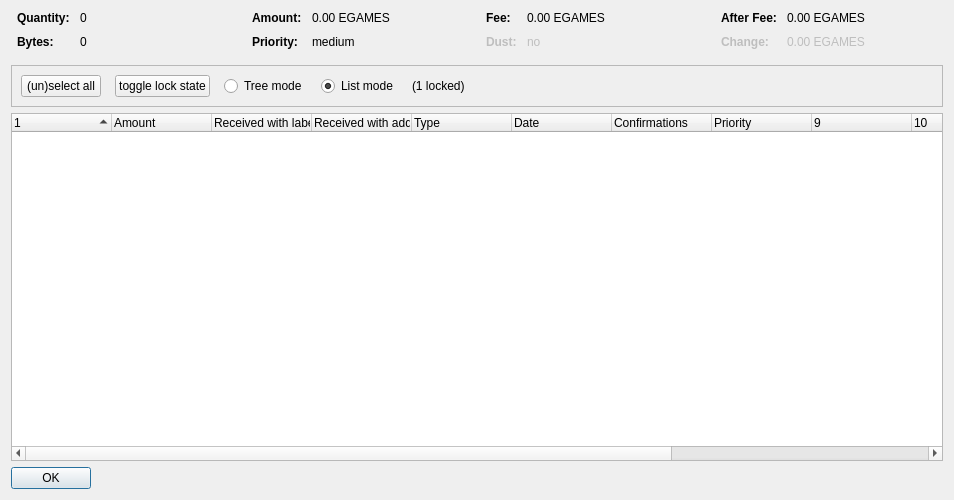
<?xml version="1.0" encoding="UTF-8"?>
<ui version="4.0">
 <class>CoinControlDialog</class>
 <widget class="QDialog" name="CoinControlDialog">
  <property name="geometry">
   <rect>
    <x>0</x>
    <y>0</y>
    <width>954</width>
    <height>500</height>
   </rect>
  </property>
  <property name="windowTitle">
   <string>Coin Selection</string>
  </property>
  <layout class="QVBoxLayout" name="verticalLayout">
   <item>
    <layout class="QHBoxLayout" name="horizontalLayoutTop" stretch="0,0,0,0">
     <property name="topMargin">
      <number>0</number>
     </property>
     <property name="bottomMargin">
      <number>10</number>
     </property>
     <item>
      <layout class="QFormLayout" name="formLayoutCoinControl1">
       <property name="horizontalSpacing">
        <number>10</number>
       </property>
       <property name="verticalSpacing">
        <number>10</number>
       </property>
       <property name="leftMargin">
        <number>6</number>
       </property>
       <property name="rightMargin">
        <number>6</number>
       </property>
       <item row="0" column="0">
        <widget class="QLabel" name="labelCoinControlQuantityText">
         <property name="font">
          <font>
           <weight>75</weight>
           <bold>true</bold>
          </font>
         </property>
         <property name="text">
          <string>Quantity:</string>
         </property>
        </widget>
       </item>
       <item row="0" column="1">
        <widget class="QLabel" name="labelCoinControlQuantity">
         <property name="cursor">
          <cursorShape>IBeamCursor</cursorShape>
         </property>
         <property name="contextMenuPolicy">
          <enum>Qt::ActionsContextMenu</enum>
         </property>
         <property name="text">
          <string notr="true">0</string>
         </property>
         <property name="textInteractionFlags">
          <set>Qt::LinksAccessibleByMouse|Qt::TextSelectableByKeyboard|Qt::TextSelectableByMouse</set>
         </property>
        </widget>
       </item>
       <item row="1" column="0">
        <widget class="QLabel" name="labelCoinControlBytesText">
         <property name="font">
          <font>
           <weight>75</weight>
           <bold>true</bold>
          </font>
         </property>
         <property name="text">
          <string>Bytes:</string>
         </property>
        </widget>
       </item>
       <item row="1" column="1">
        <widget class="QLabel" name="labelCoinControlBytes">
         <property name="cursor">
          <cursorShape>IBeamCursor</cursorShape>
         </property>
         <property name="contextMenuPolicy">
          <enum>Qt::ActionsContextMenu</enum>
         </property>
         <property name="text">
          <string notr="true">0</string>
         </property>
         <property name="textInteractionFlags">
          <set>Qt::LinksAccessibleByMouse|Qt::TextSelectableByKeyboard|Qt::TextSelectableByMouse</set>
         </property>
        </widget>
       </item>
      </layout>
     </item>
     <item>
      <layout class="QFormLayout" name="formLayoutCoinControl2">
       <property name="horizontalSpacing">
        <number>10</number>
       </property>
       <property name="verticalSpacing">
        <number>10</number>
       </property>
       <property name="leftMargin">
        <number>6</number>
       </property>
       <property name="rightMargin">
        <number>6</number>
       </property>
       <item row="0" column="0">
        <widget class="QLabel" name="labelCoinControlAmountText">
         <property name="font">
          <font>
           <weight>75</weight>
           <bold>true</bold>
          </font>
         </property>
         <property name="text">
          <string>Amount:</string>
         </property>
        </widget>
       </item>
       <item row="0" column="1">
        <widget class="QLabel" name="labelCoinControlAmount">
         <property name="cursor">
          <cursorShape>IBeamCursor</cursorShape>
         </property>
         <property name="contextMenuPolicy">
          <enum>Qt::ActionsContextMenu</enum>
         </property>
         <property name="text">
          <string notr="true">0.00 EGAMES</string>
         </property>
         <property name="textInteractionFlags">
          <set>Qt::LinksAccessibleByMouse|Qt::TextSelectableByKeyboard|Qt::TextSelectableByMouse</set>
         </property>
        </widget>
       </item>
       <item row="1" column="0">
        <widget class="QLabel" name="labelCoinControlPriorityText">
         <property name="font">
          <font>
           <weight>75</weight>
           <bold>true</bold>
          </font>
         </property>
         <property name="text">
          <string>Priority:</string>
         </property>
        </widget>
       </item>
       <item row="1" column="1">
        <widget class="QLabel" name="labelCoinControlPriority">
         <property name="cursor">
          <cursorShape>IBeamCursor</cursorShape>
         </property>
         <property name="contextMenuPolicy">
          <enum>Qt::ActionsContextMenu</enum>
         </property>
         <property name="text">
          <string>medium</string>
         </property>
         <property name="textInteractionFlags">
          <set>Qt::LinksAccessibleByMouse|Qt::TextSelectableByKeyboard|Qt::TextSelectableByMouse</set>
         </property>
        </widget>
       </item>
      </layout>
     </item>
     <item>
      <layout class="QFormLayout" name="formLayoutCoinControl3">
       <property name="horizontalSpacing">
        <number>10</number>
       </property>
       <property name="verticalSpacing">
        <number>10</number>
       </property>
       <property name="leftMargin">
        <number>6</number>
       </property>
       <property name="rightMargin">
        <number>6</number>
       </property>
       <item row="0" column="0">
        <widget class="QLabel" name="labelCoinControlFeeText">
         <property name="font">
          <font>
           <weight>75</weight>
           <bold>true</bold>
          </font>
         </property>
         <property name="text">
          <string>Fee:</string>
         </property>
        </widget>
       </item>
       <item row="0" column="1">
        <widget class="QLabel" name="labelCoinControlFee">
         <property name="cursor">
          <cursorShape>IBeamCursor</cursorShape>
         </property>
         <property name="contextMenuPolicy">
          <enum>Qt::ActionsContextMenu</enum>
         </property>
         <property name="text">
          <string notr="true">0.00 EGAMES</string>
         </property>
         <property name="textInteractionFlags">
          <set>Qt::LinksAccessibleByMouse|Qt::TextSelectableByKeyboard|Qt::TextSelectableByMouse</set>
         </property>
        </widget>
       </item>
       <item row="1" column="0">
        <widget class="QLabel" name="labelCoinControlLowOutputText">
         <property name="enabled">
          <bool>false</bool>
         </property>
         <property name="font">
          <font>
           <weight>75</weight>
           <bold>true</bold>
          </font>
         </property>
         <property name="text">
          <string>Dust:</string>
         </property>
        </widget>
       </item>
       <item row="1" column="1">
        <widget class="QLabel" name="labelCoinControlLowOutput">
         <property name="enabled">
          <bool>false</bool>
         </property>
         <property name="cursor">
          <cursorShape>IBeamCursor</cursorShape>
         </property>
         <property name="contextMenuPolicy">
          <enum>Qt::ActionsContextMenu</enum>
         </property>
         <property name="text">
          <string>no</string>
         </property>
         <property name="textInteractionFlags">
          <set>Qt::LinksAccessibleByMouse|Qt::TextSelectableByKeyboard|Qt::TextSelectableByMouse</set>
         </property>
        </widget>
       </item>
      </layout>
     </item>
     <item>
      <layout class="QFormLayout" name="formLayoutCoinControl4">
       <property name="horizontalSpacing">
        <number>10</number>
       </property>
       <property name="verticalSpacing">
        <number>10</number>
       </property>
       <property name="leftMargin">
        <number>6</number>
       </property>
       <property name="rightMargin">
        <number>6</number>
       </property>
       <item row="0" column="0">
        <widget class="QLabel" name="labelCoinControlAfterFeeText">
         <property name="font">
          <font>
           <weight>75</weight>
           <bold>true</bold>
          </font>
         </property>
         <property name="text">
          <string>After Fee:</string>
         </property>
        </widget>
       </item>
       <item row="0" column="1">
        <widget class="QLabel" name="labelCoinControlAfterFee">
         <property name="cursor">
          <cursorShape>IBeamCursor</cursorShape>
         </property>
         <property name="contextMenuPolicy">
          <enum>Qt::ActionsContextMenu</enum>
         </property>
         <property name="text">
          <string notr="true">0.00 EGAMES</string>
         </property>
         <property name="textInteractionFlags">
          <set>Qt::LinksAccessibleByMouse|Qt::TextSelectableByKeyboard|Qt::TextSelectableByMouse</set>
         </property>
        </widget>
       </item>
       <item row="1" column="0">
        <widget class="QLabel" name="labelCoinControlChangeText">
         <property name="enabled">
          <bool>false</bool>
         </property>
         <property name="font">
          <font>
           <weight>75</weight>
           <bold>true</bold>
          </font>
         </property>
         <property name="text">
          <string>Change:</string>
         </property>
        </widget>
       </item>
       <item row="1" column="1">
        <widget class="QLabel" name="labelCoinControlChange">
         <property name="enabled">
          <bool>false</bool>
         </property>
         <property name="cursor">
          <cursorShape>IBeamCursor</cursorShape>
         </property>
         <property name="contextMenuPolicy">
          <enum>Qt::ActionsContextMenu</enum>
         </property>
         <property name="text">
          <string notr="true">0.00 EGAMES</string>
         </property>
         <property name="textInteractionFlags">
          <set>Qt::LinksAccessibleByMouse|Qt::TextSelectableByKeyboard|Qt::TextSelectableByMouse</set>
         </property>
        </widget>
       </item>
      </layout>
     </item>
    </layout>
   </item>
   <item>
    <widget class="QFrame" name="frame">
     <property name="minimumSize">
      <size>
       <width>0</width>
       <height>40</height>
      </size>
     </property>
     <property name="frameShape">
      <enum>QFrame::StyledPanel</enum>
     </property>
     <property name="frameShadow">
      <enum>QFrame::Sunken</enum>
     </property>
     <layout class="QHBoxLayout" name="horizontalLayout">
      <item>
       <layout class="QHBoxLayout" name="horizontalLayoutPanel" stretch="0,0,0,0,0,0">
        <property name="spacing">
         <number>14</number>
        </property>
        <item>
         <widget class="QPushButton" name="pushButtonSelectAll">
          <property name="sizePolicy">
           <sizepolicy hsizetype="Maximum" vsizetype="Fixed">
            <horstretch>0</horstretch>
            <verstretch>0</verstretch>
           </sizepolicy>
          </property>
          <property name="text">
           <string>(un)select all</string>
          </property>
          <property name="autoDefault">
           <bool>false</bool>
          </property>
         </widget>
        </item>
        <item>
         <widget class="QPushButton" name="pushButtonToggleLock">
          <property name="sizePolicy">
           <sizepolicy hsizetype="Maximum" vsizetype="Fixed">
            <horstretch>0</horstretch>
            <verstretch>0</verstretch>
           </sizepolicy>
          </property>
          <property name="text">
           <string>toggle lock state</string>
          </property>
          <property name="autoDefault">
           <bool>false</bool>
          </property>
         </widget>
        </item>
        <item>
         <widget class="QRadioButton" name="radioTreeMode">
          <property name="sizePolicy">
           <sizepolicy hsizetype="Maximum" vsizetype="Fixed">
            <horstretch>0</horstretch>
            <verstretch>0</verstretch>
           </sizepolicy>
          </property>
          <property name="text">
           <string>Tree mode</string>
          </property>
         </widget>
        </item>
        <item>
         <widget class="QRadioButton" name="radioListMode">
          <property name="sizePolicy">
           <sizepolicy hsizetype="Maximum" vsizetype="Fixed">
            <horstretch>0</horstretch>
            <verstretch>0</verstretch>
           </sizepolicy>
          </property>
          <property name="text">
           <string>List mode</string>
          </property>
          <property name="checked">
           <bool>true</bool>
          </property>
         </widget>
        </item>
        <item>
         <widget class="QLabel" name="labelLocked">
          <property name="text">
           <string>(1 locked)</string>
          </property>
         </widget>
        </item>
        <item>
         <spacer name="horizontalSpacer">
          <property name="orientation">
           <enum>Qt::Horizontal</enum>
          </property>
          <property name="sizeHint" stdset="0">
           <size>
            <width>40</width>
            <height>20</height>
           </size>
          </property>
         </spacer>
        </item>
       </layout>
      </item>
     </layout>
    </widget>
   </item>
   <item>
    <widget class="CoinControlTreeWidget" name="treeWidget">
     <property name="contextMenuPolicy">
      <enum>Qt::CustomContextMenu</enum>
     </property>
     <property name="sortingEnabled">
      <bool>false</bool>
     </property>
     <property name="columnCount">
      <number>13</number>
     </property>
     <attribute name="headerShowSortIndicator" stdset="0">
      <bool>true</bool>
     </attribute>
     <attribute name="headerStretchLastSection">
      <bool>false</bool>
     </attribute>
     <column>
      <property name="text">
       <string/>
      </property>
     </column>
     <column>
      <property name="text">
       <string>Amount</string>
      </property>
     </column>
     <column>
      <property name="text">
       <string>Received with label</string>
      </property>
     </column>
     <column>
      <property name="text">
       <string>Received with address</string>
      </property>
     </column>
     <column>
      <property name="text">
	<string>Type</string>
      </property>
     </column>
     <column>
      <property name="text">	 
       <string>Date</string>
      </property>
     </column>
     <column>
      <property name="text">
       <string>Confirmations</string>
      </property>
      <property name="toolTip">
       <string>Confirmed</string>
      </property>
     </column>
     <column>
      <property name="text">
       <string>Priority</string>
      </property>
     </column>
     <column>
      <property name="text">
       <string/>
      </property>
     </column>
     <column>
      <property name="text">
       <string/>
      </property>
     </column>
     <column>
      <property name="text">
       <string/>
      </property>
     </column>
     <column>
      <property name="text">
       <string/>
      </property>
     </column>
     <column>
      <property name="text">
       <string/>
      </property>
     </column>
    </widget>
   </item>
   <item>
    <widget class="QDialogButtonBox" name="buttonBox">
     <property name="sizePolicy">
      <sizepolicy hsizetype="Maximum" vsizetype="Fixed">
       <horstretch>0</horstretch>
       <verstretch>0</verstretch>
      </sizepolicy>
     </property>
     <property name="orientation">
      <enum>Qt::Horizontal</enum>
     </property>
     <property name="standardButtons">
      <set>QDialogButtonBox::Ok</set>
     </property>
    </widget>
   </item>
  </layout>
 </widget>
 <customwidgets>
  <customwidget>
   <class>CoinControlTreeWidget</class>
   <extends>QTreeWidget</extends>
   <header>coincontroltreewidget.h</header>
  </customwidget>
 </customwidgets>
 <resources/>
 <connections/>
</ui>
